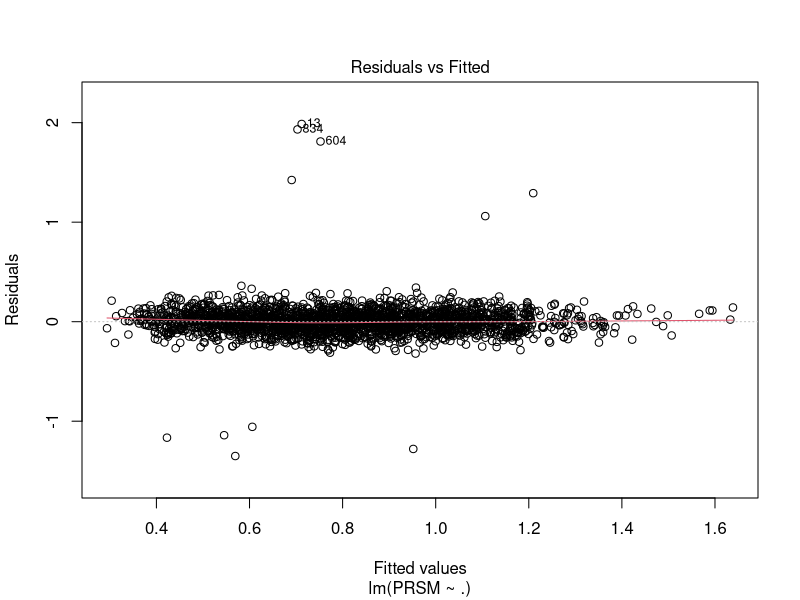
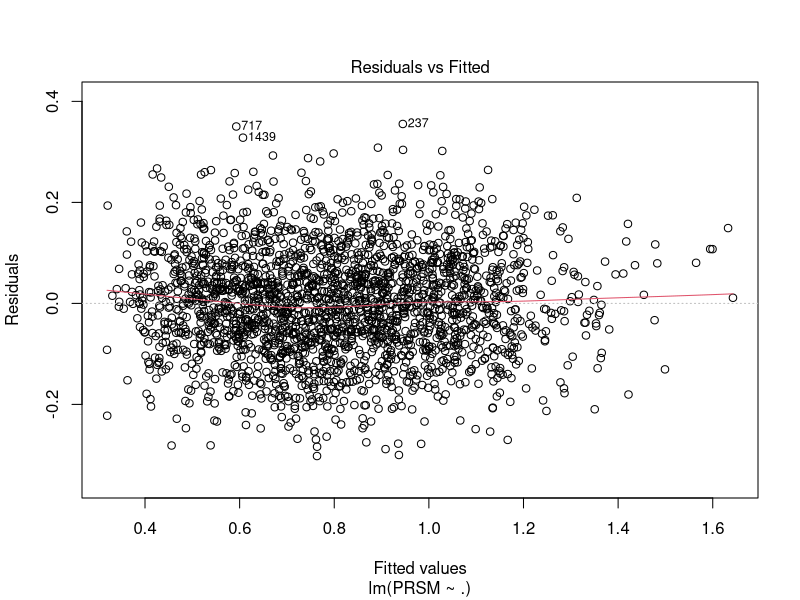

Write R code to recreate these figures, in order. (Note: this script raises an error after producing the figures.)
rm(list = ls())

# install the environment 
library(tidyverse)

# read the data
installment2_id01 = read.csv("installment2_id01.csv")

# make NAICS, WomanOwned, FICO categorical variables
# add the chance of delinquency
installment2_id01 = installment2_id01 %>%
  mutate(NAICS = as.factor(NAICS),
         WomanOwned = as.factor(WomanOwned),
         FICO = case_when(
           (300 <= FICO)&(FICO <= 579) ~ "Poor",
           (580 <= FICO)&(FICO <= 669) ~ "Fair",
           (670 <= FICO)&(FICO <= 739) ~ "Good",
           (740 <= FICO)&(FICO <= 799) ~ "Very Good",
           (800 <= FICO)&(FICO <= 850) ~ "Excellent",
         ))


model = lm(PRSM ~. , data = installment2_id01)
installment2_id01$residual=residuals(model)

plot(model,1)

# remove 11 outliers observed in the plot (abs(residual)>=1)
installment2_id01_clean = installment2_id01 %>% 
  filter(abs(residual)<=1) %>% 
  select(-residual)

model_clean = lm(PRSM ~. , data = installment2_id01_clean)

plot(model_clean,1)

# 1. Model with p_delinquent ####

model_clean_1 = model_clean %>% 
  mutate()
